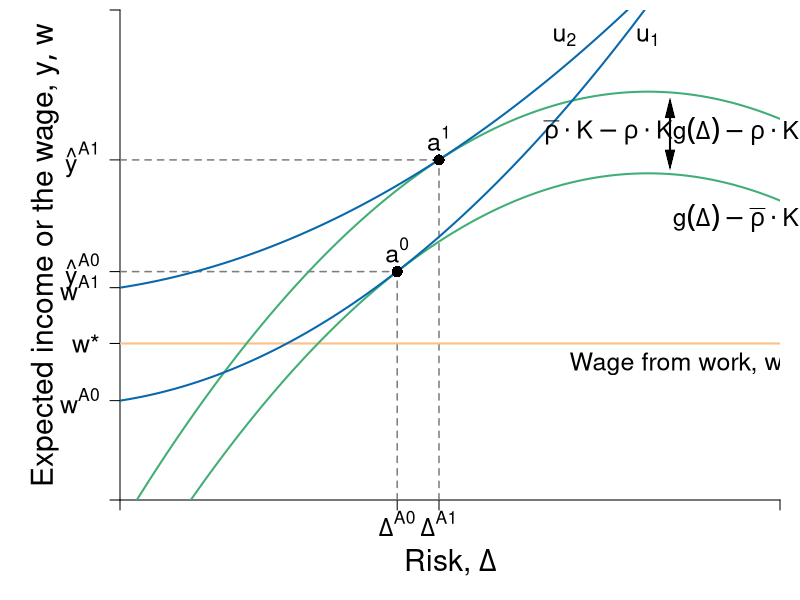

The R script that drew this image:
require(shape)
pdf(file = "capitalism/risk_comparison.pdf", width = 9, height = 7)

#Set parameters for graphics
axislabelsize <- 1.8
labelsize <- 1.5
namesize <- 1.8
annotatesize <- 1.5
graphlinewidth <- 2
segmentlinewidth <- 1.5
a <- c(2, 4, 6)


COL <- c("#7fc97f", "#beaed4", "#fdc086", "#ffff99", "#386cb0", "#f0027f", "#bf5b17", "#666666")
COLA <- c("#e0f3db", "#99d8c9","#66c2a4","#41ae76", "#238b45", "#005824")
COLB <- c("#c6dbef", "#4eb3d3", "#2b8cbe", "#0868ac","#084081")
COLC <- c("#fcfbfd", "#efedf5", "#dadaeb", "#bcbddc", "#9e9ac8", "#807dba", "#6a51a3", "#54278f", "#3f007d")
grays <- gray.colors(25, start = 1, end = 0, alpha = 1)

par(mar =  c(5, 6, 0.5, 1))
xlims <- c(0, 15)
ylims <- c(0, 18)

riskreturn <- function(g, int1 = 14, int2 = 4, coeff = 1/3){
  int1 - (int2 - (coeff)*g)^2
}

uA <- function(omega, g, slope = 0.5){
  omega + omega*g  - slope*g^2
}

indiffA <- function(g, intercept = 3, slope1 = 0.25, slope2 = 0.12){
  intercept  + slope1*g + slope2*g^2
}

indiffA2 <- function(g, intercept = 3, slope1 = 0.25, slope2 = 0.05){
  intercept  + slope1*g + slope2*g^2
}

#Plot command 
plot(0, 0, xlim = xlims, ylim = ylims, 
     type = "n",
     xlab = expression(paste("")),
     ylab = expression(paste("")), 
     axes = FALSE,
     # xlab = expression(paste("Bob's Payoff, ", u^B)),
     # ylab = expression(paste("Alfredo's Payoff, ", u^A)),
     #xaxt = "n", 
     #yaxt = "n", 
     cex.lab = axislabelsize, 
     bty = "n", 
     xaxs = "i", 
     yaxs = "i"
)


#Customize ticks and labels for the plot
ticksx <- c(0, 6.3, 7.25, xlims[2])
xlabels <- c(NA, expression(paste(Delta^A0)), expression(paste(Delta^A1)), NA)
ticksy <- c(0, 3.65, 5.75, 7.8, riskreturn(int1 = 12, 6.3), riskreturn(int1 = 15, 7.25), ylims[2])
ylabels <- c(NA, expression(paste(w^A0)), expression(paste(w,"*")), expression(paste(w^A1)), expression(paste(hat(y)^A0)), expression(paste(hat(y)^A1)), NA)

axis(1, at = ticksx, pos = 0, labels = xlabels, cex.axis = labelsize)
axis(2, at = ticksy, pos = 0, labels = ylabels, las = 1, cex.axis = labelsize)

#Axis labels and draw linear utility function
mtext(expression(paste("Risk, ", Delta)), side = 1, line = 3, cex = axislabelsize)
text(-1.7, 0.5*ylims[2], expression(paste("Expected income or the wage, ", list(y, w))), xpd = TRUE, cex = axislabelsize, srt = 90) 


npts <- 500 
xx1 <- seq(xlims[1], xlims[2], length.out = npts)

#Add points a, b, c and d
segments(6.3, 0, 6.3, riskreturn(g = 6.3, int1 = 12), lty = 2, col = grays[20], lwd = segmentlinewidth)
segments(0, riskreturn(g = 6.3, int1 = 12), 6.3, riskreturn(g = 6.3, int1 = 12), lty = 2, col = grays[20], lwd = segmentlinewidth)

#text(5.6 + 0.25, riskreturn(g = 5.6) - 0.3, expression(A), cex = labelsize)
# 


segments(7.25, 0, 7.25, riskreturn(g = 7.25, int1 = 15) , lty = 2, col = grays[20], lwd = segmentlinewidth)
segments(0, riskreturn(g = 7.25, int1 = 15) , 7.25, riskreturn(g = 7.25, int1 = 15) , lty = 2, col = grays[20], lwd = segmentlinewidth)
#text(7 + 0.25, riskreturn(g = 7.5, int1 = 15) - 1, expression(B), cex = labelsize)

#Segment for next best wage offer
# segments(0, 5.75, xlims[2], 5.75, lty = 2, col = "gray", lwd = segmentlinewidth)
# 
# 
# points(12, riskreturn(int1 = 15, g = 12), pch = 16, col = "black", cex = 1.5)
# 
# points(12, riskreturn(int1 = 5.7, g = 12), pch = 16, col = "black", cex = 1.5)

#Segment for next best wage offer
segments(0, 5.75, xlims[2], 5.75, lty = 1, col = COL[3], lwd = graphlinewidth)
text(12.75, 5, expression(paste("Wage from work, ", w,"*")), cex = labelsize)

lines(xx1, riskreturn(xx1, int1 = 12), col = COLA[4], lwd = graphlinewidth, lty = 1)
lines(xx1, riskreturn(xx1, int1 = 15), col = COLA[4], lwd = graphlinewidth, lty = 1)
#lines(xx1, indiffA(xx1, intercept = 4.4), col = COLB[3], lwd = graphlinewidth, lty = 1)
#lines(xx1, indiffA(xx1, intercept = 8), col = COLB[3], lwd = graphlinewidth, lty = 1)
lines(xx1, indiffA2(xx1, intercept = 3.65, slope2 = 0.08), col = COLB[4], lwd = graphlinewidth, lty = 1)
lines(xx1, indiffA2(xx1, intercept = 7.8, slope2 = 0.055), col = COLB[4], lwd = graphlinewidth, lty = 1)

# points
points(7.25, riskreturn(g = 7.25, int1 = 15) , pch = 16, col = "black", cex = 1.5)
points(6.3, riskreturn(g = 6.3, int1 = 12), pch = 16, col = "black", cex = 1.5)


#Label risk return schedule
text(14, riskreturn(g = 14), expression(paste(g(Delta) - rho%.%K) ), cex = labelsize, xpd = TRUE)

text(14, riskreturn(int1 = 12, g = 14)-1.2, expression(paste(g(Delta) - bar(rho)%.%K) ), cex = labelsize, xpd = TRUE)

Arrows(12.5, riskreturn(int1 = 15, g = 12) - 0.6, 12.5, riskreturn(int1 = 12, g = 12) + 0.5, col = "black", lty = 1, lwd = 2, arr.type = "triangle", arr.lwd = 0.5, code = 3)
text(11.1, 13.5, expression(paste(bar(rho)%.%K - rho%.%K)), cex = labelsize, xpd = TRUE)
# text(13.5, 9.7, expression(paste(m)), cex = labelsize)

#Label value functions
text(6.3, riskreturn(int1 = 12, 6.3) + 0.8, expression(a^0), cex = labelsize)
text(7.25, riskreturn(int1 = 15, 7.25) + 0.8, expression(a^1), cex = labelsize)
text(12, 17, expression(u[1]), cex = labelsize)
text(10.1, 17, expression(u[2]), cex = labelsize)




dev.off()
